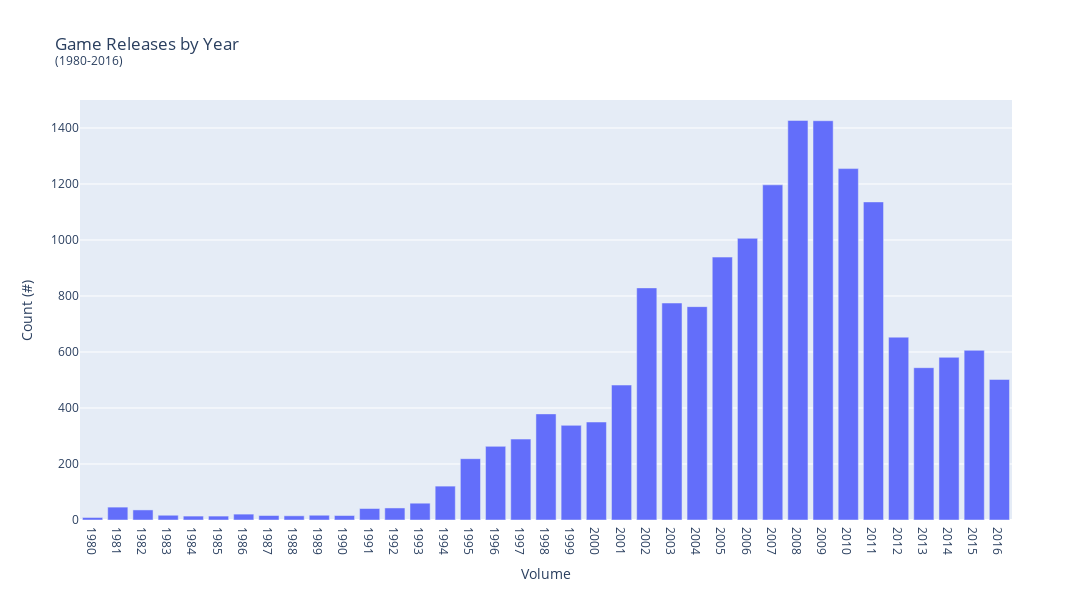
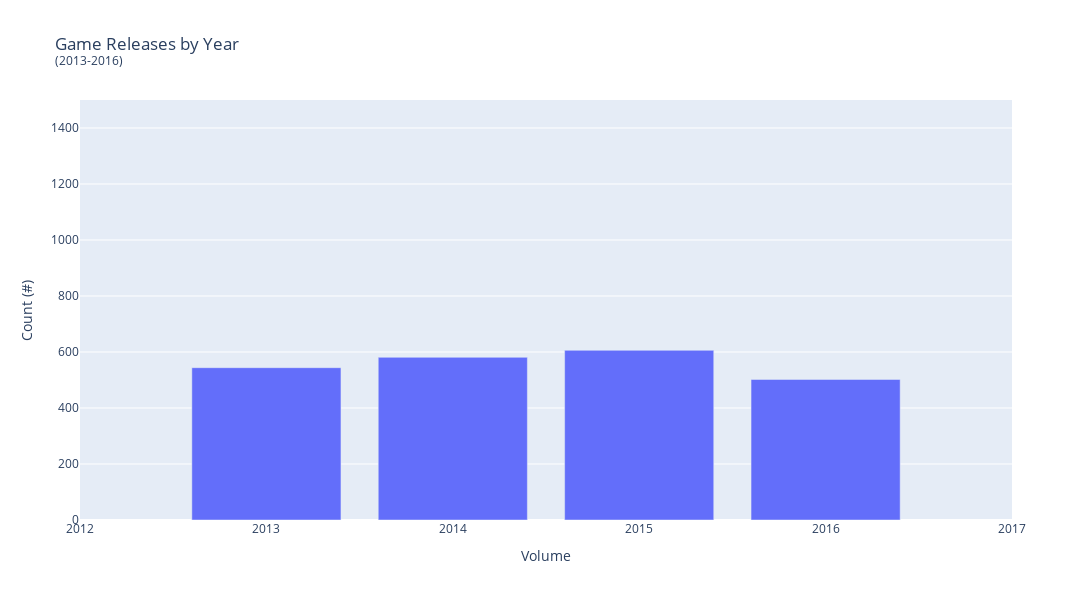

Notebook code cell kept with these figures, in order:
### Markdown cell above
***
# Analysis
***

### Code cell
# Diving into release_year
# Focus on finding the amount of games released per year, is the data significant?
# Selecting relevant years from 2010 to 2016

game_count = ice_df['release_year'].value_counts().sort_index().reset_index()

all_games = px.bar(game_count, x='release_year', y='count', title='Game Releases by Year<br><sup>(1980-2016)</sup>',
                     labels={'release_year':'Volume', 'index':'Release Year', 'count':'Count (#)'},
                     width=1100, height=600)
all_games.update_layout(yaxis_range=[0,1500])
all_games.update_layout(xaxis={"dtick":1})
all_games.show()

selected_df = ice_df.query("release_year >= 2013")
filtered_period = selected_df['release_year'].value_counts().sort_index().reset_index()

filtered_period_games = px.bar(filtered_period, x='release_year', y='count', title='Game Releases by Year<br><sup>(2013-2016)</sup>',
                     labels={'release_year':'Volume', 'index':'Release Year', 'count':'Count (#)'}, range_x=(2012,2017),
                     width=1100, height=600)
filtered_period_games.update_layout(yaxis_range=[0,1500])
filtered_period_games.show()

game_year_count = ice_df['release_year'].value_counts().sort_index() #looking into the instances for each release year

#display(game_year_count.sort_values(ascending=False)) 

game_platform_count = selected_df['platform'].value_counts().sort_index()
#display(game_platform_count)

#display(game_platform_count.sort_values(ascending=False)) #looking into the instances for each platform year

### Figure 1 — Plotly figure (JSON) as saved in the notebook; plotly's stock layout.template omitted (floating-point values rounded to 4 significant figures)
{"data": [{"alignmentgroup": "True", "hovertemplate": "Volume=%{x}<br>Count (#)=%{y}<extra></extra>", "legendgroup": "", "marker": {"color": "#636efa", "pattern": {"shape": ""}}, "name": "", "offsetgroup": "", "orientation": "v", "showlegend": false, "textposition": "auto", "type": "bar", "x": [1980, 1981, 1982, 1983, 1984, 1985, 1986, 1987, 1988, 1989, 1990, 1991, 1992, 1993, 1994, 1995, 1996, 1997, 1998, 1999, 2000, 2001, 2002, 2003, 2004, 2005, 2006, 2007, 2008, 2009, 2010, 2011, 2012, 2013, 2014, 2015, 2016], "xaxis": "x", "y": [9, 46, 36, 17, 14, 14, 21, 16, 15, 17, 16, 41, 43, 60, 121, 219, 263, 289, 379, 338, 350, 482, 829, 775, 762, 939, 1006, 1197, 1427, 1426, 1255, 1136, 653, 544, 581, 606, 502], "yaxis": "y"}], "layout": {"barmode": "relative", "height": 600, "legend": {"tracegroupgap": 0}, "title": {"text": "Game Releases by Year<br><sup>(1980-2016)</sup>"}, "width": 1100, "xaxis": {"anchor": "y", "domain": [0, 1], "dtick": 1, "title": {"text": "Volume"}}, "yaxis": {"anchor": "x", "domain": [0, 1], "range": [0, 1500], "title": {"text": "Count (#)"}}}}

### Figure 2 — Plotly figure (JSON) as saved in the notebook; plotly's stock layout.template omitted (floating-point values rounded to 4 significant figures)
{"data": [{"alignmentgroup": "True", "hovertemplate": "Volume=%{x}<br>Count (#)=%{y}<extra></extra>", "legendgroup": "", "marker": {"color": "#636efa", "pattern": {"shape": ""}}, "name": "", "offsetgroup": "", "orientation": "v", "showlegend": false, "textposition": "auto", "type": "bar", "x": [2013, 2014, 2015, 2016], "xaxis": "x", "y": [544, 581, 606, 502], "yaxis": "y"}], "layout": {"barmode": "relative", "height": 600, "legend": {"tracegroupgap": 0}, "title": {"text": "Game Releases by Year<br><sup>(2013-2016)</sup>"}, "width": 1100, "xaxis": {"anchor": "y", "domain": [0, 1], "range": [2012, 2017], "title": {"text": "Volume"}}, "yaxis": {"anchor": "x", "domain": [0, 1], "range": [0, 1500], "title": {"text": "Count (#)"}}}}
